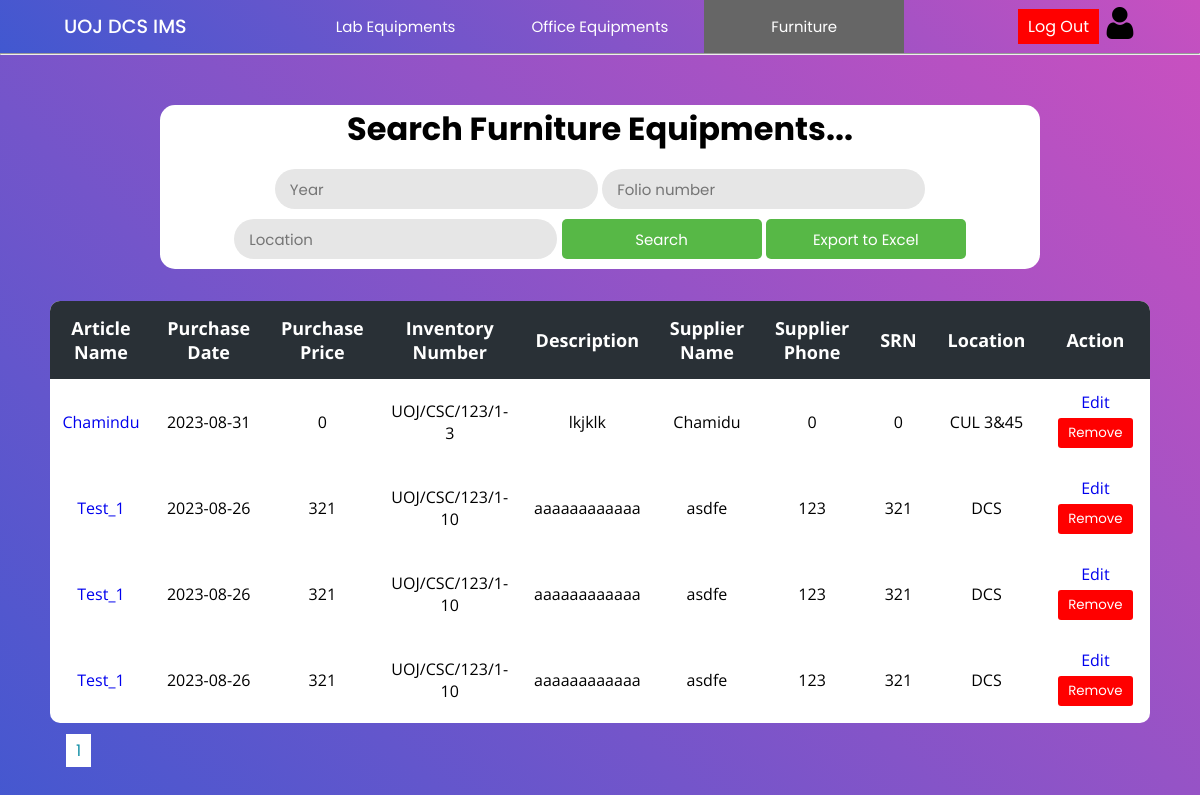
/Project/furniture/furniture.php (signed in), run on the app's committed database.
### tables this page shows
CREATE TABLE `f_invoice` (
  `invoice_id` int(11) NOT NULL,
  `f_name` varchar(200) NOT NULL,
  `f_date` date NOT NULL,
  `f_price` float NOT NULL,
  `f_quantity` int(11) NOT NULL,
  `f_folio_number` varchar(50) NOT NULL,
  `f_description` varchar(400) NOT NULL,
  `f_supplier_name` varchar(150) NOT NULL,
  `f_supplier_tt` int(15) NOT NULL,
  `f_srn` int(11) NOT NULL,
  `f_type` varchar(15) NOT NULL,
  `location` varchar(50) NOT NULL
);

### Project/furniture/furniture.php (the view, shortened to what this page needs)
<?php
    include("../config/connection.php");
    $rowsPerPage = 10;
    $page = isset($_GET['page']) ? intval($_GET['page']) : 1;
    $offset = ($page - 1) * $rowsPerPage;
    $queryinvoice = "SELECT * FROM f_invoice ORDER BY invoice_id DESC LIMIT $offset, $rowsPerPage";
    $totalRows = mysqli_num_rows(mysqli_query($con, "SELECT * FROM f_invoice"));
    $totalPages = ceil($totalRows / $rowsPerPage);
?>
<!DOCTYPE html>
<html lang="en">
<head>
    <link rel="stylesheet" href="../css/lab.css">
    <link rel="stylesheet" href="../css/main.css">
</head>
<body>
    <?php include("../header/header.php");?> <hr>
    <div class="main-container">
        <div class="container">
            <h2>Search Furniture Equipments...</h2>
            <div>
                <form action="furniture.php" method="post">
                    <input type="number" placeholder="Year" name="year" value="<?php if(isset($_POST['year'])){echo $_POST['year'];}?>" />
                    <input type="text" placeholder="Folio number" name="folio" value="<?php if(isset($_POST['folio'])){echo $_POST['folio'];}?>" />
                    <input type="text" placeholder="Location" name="location" value="<?php if(isset($_POST['location'])){echo $_POST['location'];}?>" />
                    <input class="button" type="submit"  name="search" value="Search" />
                    <input class="button" type="submit" name="export" value="Export to Excel" />
                </form>
            </div>
        </div>
        <div class="table-con">
        <table>
            <thead>
                <tr>
                    <th>Article Name</th>
                    <th>Purchase Date</th>
                    <th>Purchase Price</th>
                    <th>Inventory Number</th>
                    <th>Description</th>
                    <th>Supplier Name</th>
                    <th>Supplier Phone</th>
                    <th>SRN</th>
                    <th>Location</th>
                    <th>Action</th>
                </tr>
            </thead>
            <tbody>
                <?php
                    $resultinvoice = mysqli_query($con,$queryinvoice);
                    while($rowinvoice = mysqli_fetch_assoc($resultinvoice)){
                        ?>
                            <tr>
                            <td class="name"><a href="furnitureItems.php?search=true&id=<?php echo $rowinvoice['invoice_id'] ?>"><?php echo $rowinvoice['f_name']?></a></td>
                                <td><?php echo $rowinvoice['f_date']?></td>
                                <td><?php echo $rowinvoice['f_price']?></td>
                                <td><?php echo $rowinvoice['f_folio_number']?></td>
                                <td class="description"><?php echo $rowinvoice['f_description']?></td>
                                <td class="sname"><?php echo $rowinvoice['f_supplier_name']?></td>
                                <td><?php echo $rowinvoice['f_supplier_tt']?></td>
                                <td><?php echo $rowinvoice['f_srn']?></td>
                                <td><?php echo $rowinvoice['location']?></td>
                                <td>
                                    <a href="addData.php?id=<?php echo $rowinvoice['invoice_id'] ?>" >Edit</a>
                                    <form method="post" action="actionItem.php">
                                        <button  class="logout" type="submit" onclick="return confirm('Are you sure to remove this record ?')" style="">Remove</button>
                                    </form>
                                </td>
                            </tr>
                        <?php
                    }
                ?>
            </tbody>
        </table>
        </div>
        <div class="pagination" style="margin:15px;">
        <?php
        for ($i = 1; $i <= $totalPages; $i++) {
            echo '<a href="?page=' . $i . '" style="margin:1px;background-color: #fff; color: #1690A7; border: none; padding: 5px 10px; cursor: pointer; width:5px;">' . $i . '</a>';
        }
        ?>
        </div>
    </div>
</body>
</html>

### Project/css/lab.css (style rules this page uses)
.main-container { padding: 50px; min-height: 100vh; height: fit-content; background: linear-gradient(-135deg,#c850c0,#4158d0); }
.container { text-align: center; background-color: white; border-radius: 15px; width: 80%; margin: auto; margin-bottom: 2rem; padding: 0 0 10px 0; }
h2 { font-size: 2rem; margin-bottom: 1rem; font-family: 'Poppins', sans-serif; }
.button { background :#57b846 ; color: white; cursor: pointer; height: 40px; border-radius: 5px; padding: 0 15px 0 15px; border: none; font-family: 'Poppins', sans-serif; width: 200px; margin-top: 10px; }
table { border-collapse: collapse; border-radius: 10px; overflow: hidden; max-width: 100%; margin: 0 auto; position: relative; }
.table-con { border-collapse: collapse; background: #fff; border-radius: 10px; width: auto; margin:auto; position: relative; font-family: 'Open Sans'; text-align: center; background: #fff; }
.table-con td.description { max-width: 200px; word-wrap: break-word; }
.table-con td.name { max-width: 150px; word-wrap: break-word; }
.table-con td.sname { max-width: 150px; word-wrap: break-word; }
th { width: 200px; font-size:18px; background: #293036; color: white; padding: 15px; }
td { padding: 12px; }
input { font-size: 15px; color: #666; background: #e6e6e6; height: 40px; border-radius: 20px; padding: 0 15px 0 15px; border: none; font-family: 'Poppins', sans-serif; }
.logout { margin:5px;background-color: #ff0000; color: #ffffff; border: none; padding: 5px 10px; cursor: pointer; }

### Project/css/main.css (style rules this page uses)
* { margin: 0; padding: 0; text-decoration: none; box-sizing: border-box; }
:root { --bg-gradient:linear-gradient(-135deg,#c850c0,#4158d0); --bg-gray:#e6e6e6; --text-color:#666; --inp-color:#57b846; }
body { font-family: 'Poppins', sans-serif; }

### Project/css/header.css (style rules this page uses)
* { margin: 0; padding: 0; text-decoration: none; box-sizing: border-box; }
:root { --bg-gradient:linear-gradient(-135deg,#c850c0,#4158d0); --bg-gray:#e6e6e6; --text-color:#666; --inp-color:#57b846; }
body { font-family: 'Poppins', sans-serif; }
button { border: none; padding: 3px 4px ; border-radius: 3px; font-family: 'Poppins',sans-serif; margin-right: 10px; }
.logout { margin:5px;background-color: #ff0000; color: #ffffff; border: none; padding: 5px 10px; cursor: pointer; }

### data on the page
f_invoice: f_name "Chamindu", f_date "2023-08-31", f_price "0", f_folio_number "UOJ/CSC/123/1-3", f_description "lkjklk", f_supplier_name "Chamidu", f_supplier_tt "0", f_srn "0", location "CUL 3&45"
f_invoice: f_name "Test_1", f_date "2023-08-26", f_price "321", f_folio_number "UOJ/CSC/123/1-10", f_description "aaaaaaaaaaaa", f_supplier_name "asdfe", f_supplier_tt "123", f_srn "321", location "DCS"
f_invoice: f_name "Test_1", f_date "2023-08-26", f_price "321", f_folio_number "UOJ/CSC/123/1-10", f_description "aaaaaaaaaaaa", f_supplier_name "asdfe", f_supplier_tt "123", f_srn "321", location "DCS"
f_invoice: f_name "Test_1", f_date "2023-08-26", f_price "321", f_folio_number "UOJ/CSC/123/1-10", f_description "aaaaaaaaaaaa", f_supplier_name "asdfe", f_supplier_tt "123", f_srn "321", location "DCS"
